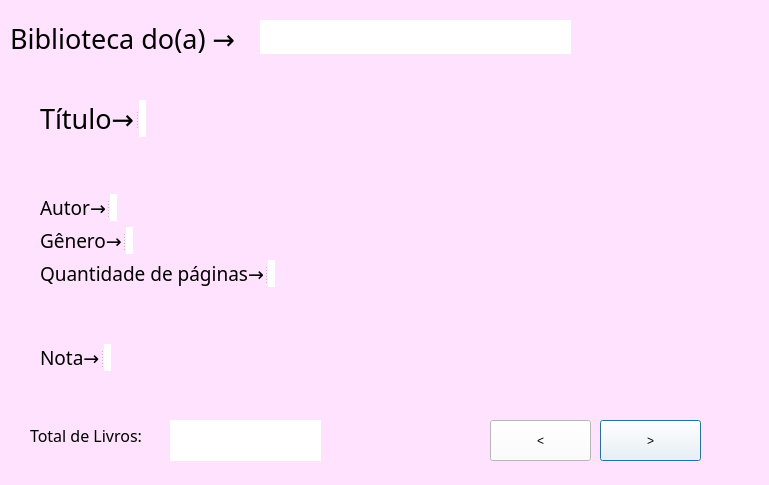
<?xml version="1.0" encoding="UTF-8"?>
<ui version="4.0">
 <class>Dialog</class>
 <widget class="QDialog" name="Dialog">
  <property name="geometry">
   <rect>
    <x>0</x>
    <y>0</y>
    <width>769</width>
    <height>485</height>
   </rect>
  </property>
  <property name="windowTitle">
   <string>Dialog</string>
  </property>
  <property name="styleSheet">
   <string notr="true">background-color:rgb(255, 226, 253)</string>
  </property>
  <widget class="QPushButton" name="proximo">
   <property name="geometry">
    <rect>
     <x>600</x>
     <y>420</y>
     <width>101</width>
     <height>41</height>
    </rect>
   </property>
   <property name="styleSheet">
    <string notr="true">background-color: rgb(255, 255, 255);</string>
   </property>
   <property name="text">
    <string>&gt;</string>
   </property>
  </widget>
  <widget class="QPushButton" name="anterior">
   <property name="geometry">
    <rect>
     <x>490</x>
     <y>420</y>
     <width>101</width>
     <height>41</height>
    </rect>
   </property>
   <property name="styleSheet">
    <string notr="true">background-color: rgb(255, 255, 255);</string>
   </property>
   <property name="text">
    <string>&lt;</string>
   </property>
  </widget>
  <widget class="QWidget" name="layoutWidget">
   <property name="geometry">
    <rect>
     <x>40</x>
     <y>100</y>
     <width>341</width>
     <height>271</height>
    </rect>
   </property>
   <layout class="QFormLayout" name="formLayout">
    <item row="0" column="0">
     <widget class="QSplitter" name="splitter">
      <property name="orientation">
       <enum>Qt::Horizontal</enum>
      </property>
      <widget class="QLabel" name="label_2">
       <property name="font">
        <font>
         <family>MV Boli</family>
         <pointsize>20</pointsize>
        </font>
       </property>
       <property name="text">
        <string>Título→</string>
       </property>
      </widget>
      <widget class="QLabel" name="mostrarTit">
       <property name="styleSheet">
        <string notr="true">background-color:rgb(255, 255, 255)</string>
       </property>
       <property name="text">
        <string/>
       </property>
      </widget>
     </widget>
    </item>
    <item row="2" column="0">
     <widget class="QSplitter" name="splitter_2">
      <property name="orientation">
       <enum>Qt::Horizontal</enum>
      </property>
      <widget class="QLabel" name="label_3">
       <property name="font">
        <font>
         <family>MV Boli</family>
         <pointsize>14</pointsize>
        </font>
       </property>
       <property name="text">
        <string>Autor→</string>
       </property>
      </widget>
      <widget class="QLabel" name="mostrarAutor">
       <property name="styleSheet">
        <string notr="true">background-color:rgb(255, 255, 255)</string>
       </property>
       <property name="text">
        <string/>
       </property>
      </widget>
     </widget>
    </item>
    <item row="3" column="0">
     <widget class="QSplitter" name="splitter_3">
      <property name="orientation">
       <enum>Qt::Horizontal</enum>
      </property>
      <widget class="QLabel" name="label_4">
       <property name="font">
        <font>
         <family>MV Boli</family>
         <pointsize>14</pointsize>
        </font>
       </property>
       <property name="text">
        <string>Gênero→</string>
       </property>
      </widget>
      <widget class="QLabel" name="mostrarGen">
       <property name="styleSheet">
        <string notr="true">background-color:rgb(255, 255, 255)</string>
       </property>
       <property name="text">
        <string/>
       </property>
      </widget>
     </widget>
    </item>
    <item row="6" column="0">
     <widget class="QSplitter" name="splitter_5">
      <property name="orientation">
       <enum>Qt::Horizontal</enum>
      </property>
      <widget class="QLabel" name="label_6">
       <property name="font">
        <font>
         <family>MV Boli</family>
         <pointsize>14</pointsize>
        </font>
       </property>
       <property name="text">
        <string>Nota→</string>
       </property>
      </widget>
      <widget class="QLabel" name="mostrarNota">
       <property name="styleSheet">
        <string notr="true">background-color:rgb(255, 255, 255)</string>
       </property>
       <property name="text">
        <string/>
       </property>
      </widget>
     </widget>
    </item>
    <item row="1" column="0">
     <spacer name="verticalSpacer">
      <property name="orientation">
       <enum>Qt::Vertical</enum>
      </property>
      <property name="sizeHint" stdset="0">
       <size>
        <width>20</width>
        <height>40</height>
       </size>
      </property>
     </spacer>
    </item>
    <item row="4" column="0">
     <widget class="QSplitter" name="splitter_4">
      <property name="orientation">
       <enum>Qt::Horizontal</enum>
      </property>
      <widget class="QLabel" name="label_5">
       <property name="font">
        <font>
         <family>MV Boli</family>
         <pointsize>14</pointsize>
        </font>
       </property>
       <property name="text">
        <string>Quantidade de páginas→</string>
       </property>
      </widget>
      <widget class="QLabel" name="mostrarPag">
       <property name="styleSheet">
        <string notr="true">background-color:rgb(255, 255, 255)</string>
       </property>
       <property name="text">
        <string/>
       </property>
      </widget>
     </widget>
    </item>
    <item row="5" column="0">
     <spacer name="verticalSpacer_2">
      <property name="orientation">
       <enum>Qt::Vertical</enum>
      </property>
      <property name="sizeHint" stdset="0">
       <size>
        <width>20</width>
        <height>40</height>
       </size>
      </property>
     </spacer>
    </item>
   </layout>
  </widget>
  <widget class="QWidget" name="layoutWidget">
   <property name="geometry">
    <rect>
     <x>10</x>
     <y>20</y>
     <width>241</width>
     <height>36</height>
    </rect>
   </property>
   <layout class="QHBoxLayout" name="horizontalLayout">
    <item>
     <widget class="QLabel" name="label">
      <property name="font">
       <font>
        <family>MV Boli</family>
        <pointsize>20</pointsize>
       </font>
      </property>
      <property name="text">
       <string>Biblioteca do(a) →</string>
      </property>
     </widget>
    </item>
   </layout>
  </widget>
  <widget class="QLabel" name="abencoado">
   <property name="geometry">
    <rect>
     <x>260</x>
     <y>20</y>
     <width>311</width>
     <height>34</height>
    </rect>
   </property>
   <property name="styleSheet">
    <string notr="true">background-color:rgb(255, 255, 255)</string>
   </property>
   <property name="text">
    <string/>
   </property>
  </widget>
  <widget class="QLabel" name="label_7">
   <property name="geometry">
    <rect>
     <x>410</x>
     <y>60</y>
     <width>351</width>
     <height>341</height>
    </rect>
   </property>
   <property name="text">
    <string/>
   </property>
   <property name="pixmap">
    <pixmap>../../Imagens/new.png</pixmap>
   </property>
   <property name="scaledContents">
    <bool>true</bool>
   </property>
  </widget>
  <widget class="QLabel" name="label_8">
   <property name="geometry">
    <rect>
     <x>30</x>
     <y>420</y>
     <width>131</width>
     <height>31</height>
    </rect>
   </property>
   <property name="font">
    <font>
     <family>MV Boli</family>
     <pointsize>12</pointsize>
    </font>
   </property>
   <property name="text">
    <string>Total de Livros:</string>
   </property>
  </widget>
  <widget class="QLabel" name="todos">
   <property name="geometry">
    <rect>
     <x>170</x>
     <y>420</y>
     <width>151</width>
     <height>41</height>
    </rect>
   </property>
   <property name="font">
    <font>
     <family>MV Boli</family>
     <pointsize>14</pointsize>
    </font>
   </property>
   <property name="styleSheet">
    <string notr="true">background-color:rgb(255, 255, 255)</string>
   </property>
   <property name="text">
    <string/>
   </property>
  </widget>
 </widget>
 <resources/>
 <connections/>
</ui>
